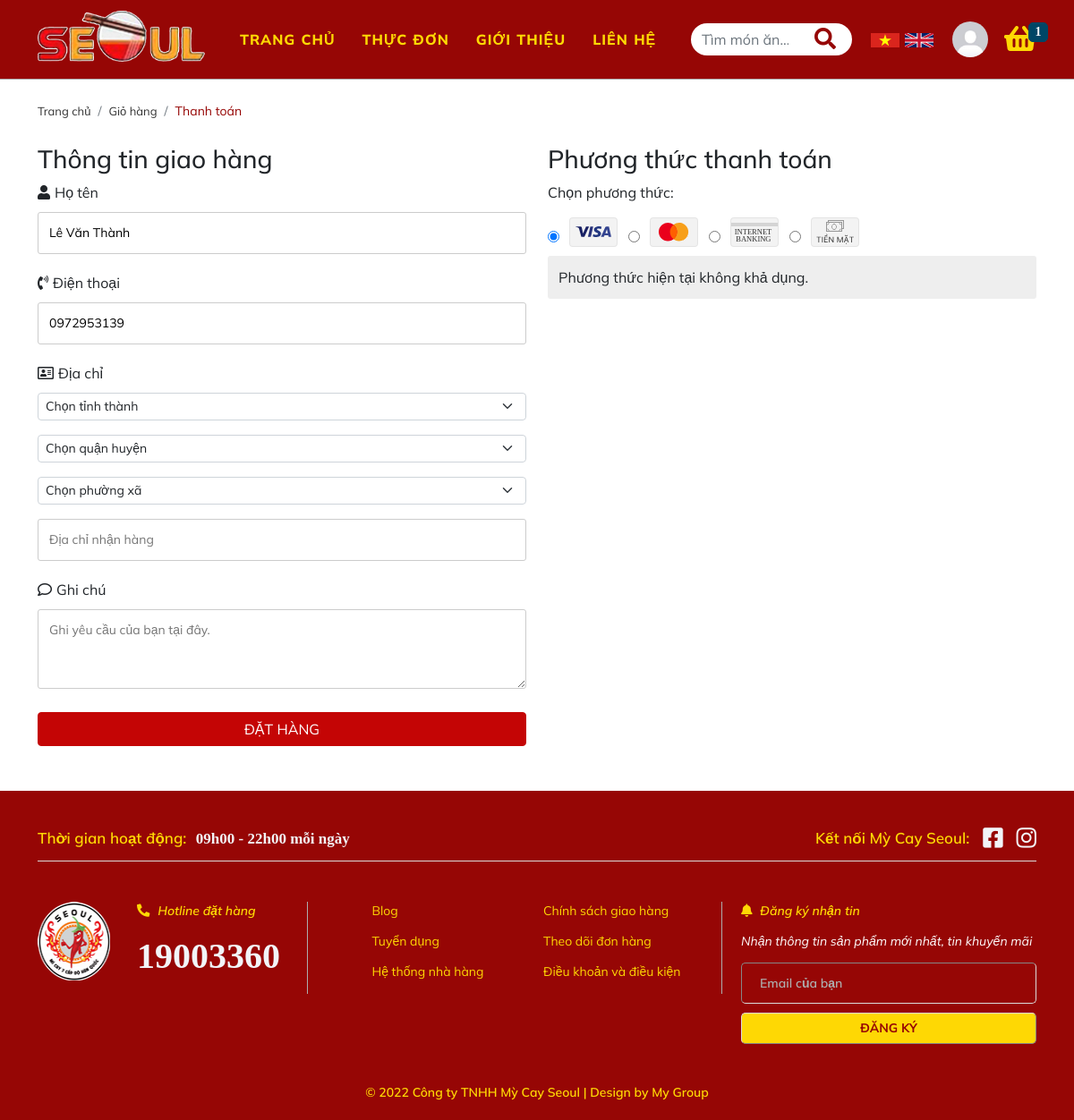
/index.php?quanly=payment (signed in), run on the app's committed database.
### tables this page shows
CREATE TABLE `user` (
  `id` int(11) NOT NULL,
  `avatar` varchar(500) NOT NULL DEFAULT 'avatar.jpg',
  `fullname` varchar(50) DEFAULT NULL,
  `email` varchar(150) NOT NULL,
  `phone` varchar(20) NOT NULL,
  `address` varchar(200) NOT NULL,
  `city` int(11) NOT NULL,
  `username` varchar(50) NOT NULL,
  `password` varchar(50) NOT NULL,
  `cart` text DEFAULT NULL,
  `is_block` tinyint(4) DEFAULT 1
);

### pages/payment.php (the view, shortened to what this page needs)
<link rel="stylesheet" href="./css/payment.css">
<section class="breadcrumb_section container">
    <nav aria-label="breadcrumb">
        <ol class="breadcrumb">
            <li class="breadcrumb-item"><a href="./index.php">Trang chủ</a></li>
            <li class="breadcrumb-item"><a href="./index.php?quanly=cart">Giỏ hàng</a></li>
            <li class="breadcrumb-item active" aria-current="page">Thanh toán</li>
        </ol>
    </nav>
</section>
<section class="payment container">
    <form class="payment--form" method="post" action="./pages/Handle/payment_handle.php" id="payment_form">
        <div class="payment__content row">
            <div class="payment__content__left col-6">
                <h3>Thông tin giao hàng</h3>
                <?php
                $id_customer = $_SESSION['id_customer'];
                $sql = "SELECT * FROM user WHERE id='" . $id_customer . "' LIMIT 1";
                $row = mysqli_query($mysqli, $sql);
                $row_data = mysqli_fetch_array($row);
                ?>
                <label for="payment__receiver"><i class="fas fa-user"></i>Họ tên</label>
                <input type="text" id="payment__receiver" required placeholder="Tên người nhận hàng" value="<?php echo $row_data['fullname'] ?>" name="customer_name">
                <label for="payment--phone"><i class="fas fa-phone-volume"></i>Điện thoại</label>
                <input type="tel" name="customer_phone" id="payment--phone" required pattern="(84|0[3|5|7|8|9])+([0-9]{8})\b" placeholder="Số điện thoại người nhận hàng" value="<?php echo $row_data['phone'] ?>">
                <label for="payment--adr"><i class="far fa-address-card"></i></i>Địa chỉ</label>
                <div>
                    <select class="form-select form-select-sm mb-3" id="city" aria-label=".form-select-sm" name="customer_city" required>
                        <option value="" selected>Chọn tỉnh thành</option>
                    </select>
                    <select class="form-select form-select-sm mb-3" id="district" aria-label=".form-select-sm" name="customer_district" required>
                        <option value="" selected>Chọn quận huyện</option>
                    </select>
                    <select class="form-select form-select-sm mb-3" id="ward" aria-label=".form-select-sm" name="customer_ward" required>
                        <option value="" selected>Chọn phường xã</option>
                    </select>
                    <input type="text" id="payment--adr" required placeholder="Địa chỉ nhận hàng" name="custome_address">
                </div>
                <label for="payment--note"><i class="far fa-comment"></i></i>Ghi chú</label>
                <textarea type="text" name="customer_note" id="payment--note" rows="3" placeholder="Ghi yêu cầu của bạn tại đây."></textarea>
                <button type="submit" class="payment--button" name="payment_button">
                    Đặt hàng
                </button>
            </div>
            <div class="payment__content__right col-6">
                <h3>Phương thức thanh toán</h3>
                <label>Chọn phương thức:</label>
                <div class="btn-group" id="payment__method" role="group" aria-label="Basic radio toggle button group">
                    <input type="radio" name="btnradio" id="btnradio1" autocomplete="off" checked value="visa">
                    <label class="btn active" for="btnradio1"><img src="./img/cart_payment_1.svg" alt="Hình thức thanh toán"></label>
                    <div class="payment__method--visa payment__method">
                        <p>Phương thức hiện tại không khả dụng.</p>
                    </div>
                    <input type="radio" class="" name="btnradio" id="btnradio2" autocomplete="off" value="mastercard">
                    <label class="btn " for="btnradio2"><img src="./img/cart_payment_2.svg" alt="Hình thức thanh toán"></label>
                    <input type="radio" class="" name="btnradio" id="btnradio3" autocomplete="off" value="bank">
                    <label class="btn " for="btnradio3"><img src="./img/cart_payment_3.svg" alt="Hình thức thanh toán"></label>
                    <input type="radio" class="" name="btnradio" id="btnradio4" autocomplete="off" value="cash">
                    <label class="btn " for="btnradio4"><img src="./img/cart_payment_4.svg" alt="Hình thức thanh toán"></label>
                </div>
            </div>
        </div>
    </form>
</section>

### pages/header.php (shortened to what this page needs)
<header>
    <div class="header__content container-xl ">
        <div class="header__logo">
            <div class="logo">
                <a href="index.php"><img src="./img/img_index/Tenthuonghieu 182x58 .png" alt="logo"></a>
            </div>
        </div>
        <nav class="header__menu">
            <ul class="menu menu-1" id="mainNav">
                <li class=" <?php if ($_GET['quanly'] == '') echo 'active' ?>"><a href="index.php">TRANG CHỦ</a></li>
                <li class=" <?php if ($_GET['quanly'] == 'thucdon' || $_GET['quanly'] == 'sanpham') echo 'active' ?>"><a href="index.php?quanly=thucdon&id=0">THỰC ĐƠN</a></li>
                <li class=" <?php if ($_GET['quanly'] == 'gioithieu') echo 'active' ?>"><a href="index.php?quanly=gioithieu">GIỚI THIỆU</a></li>
                <li class=" <?php if ($_GET['quanly'] == 'lienhe') echo 'active' ?>"><a href="index.php?quanly=lienhe">LIÊN HỆ</a></li>
            </ul>
        </nav>
        <div class="header__tool d-flex align-items-center ">
            <form class="input-group" action="./index.php?quanly=search" method="post">
                <input type="text" class="form-control" placeholder="Tìm món ăn..." aria-label="Recipient's username" aria-describedby="button-addon2" name="search">
                <button type="submit" id="button-addon2" class="header__search--button "><i class="fas fa-search"></i></button>
            </form>
            <div class="header__flag " data-bs-toggle="modal" data-bs-target="#notifyModal">
                <div class="flag-item1 ">
                    <a href="#">
                        <img src="./img/img_index/flag-vn.png" alt="flag_VN">
                    </a>
                </div>
                <div class="flag-item2 ">
                    <a href="#">
                        <img src="./img/img_index/flag-en.png" alt="flag_EN">
                    </a>
                </div>
            </div>
            <div class="header__icon">
                <div class="icon">
                    <?php
                    if (isset($_SESSION['username'])) {
                        $sql = "SELECT * FROM user WHERE id = '$_SESSION[id_customer]' LIMIT 1";
                        $row = mysqli_query($mysqli, $sql);
                        $row_user = mysqli_fetch_assoc($row);
                    ?>
                        <div class="account">
                            <img src="./Admin/img/user_avatar/<?php echo $row_user['avatar'] ?>" alt="">
                        </div>
                        <a href="./index.php?quanly=cart">
                            <i class="fa fa-shopping-basket basket">
                                <span class="notify-cart"><?php $i = 0;
                                                            if (isset($_SESSION['cart_seoul']))
                                                                foreach ($_SESSION['cart_seoul'] as $cart_item)
                                                                    $i++;
                                                            echo $i ?></span>
                            </i>
                        </a>
                    <?php
                    }
                    ?>
                </div>
            </div>
        </div>
    </div>
</header>

### css/index.css (style rules this page uses)
* { box-sizing: border-box; margin: 0; padding: 0; }
html { scroll-behavior: smooth; }
body { font-family: 'Mulish', sans-serif; background-color: #fff; overflow-x: hidden; font-size: 14px; }
ul, p { margin: 0; padding: 0; }
header { background-color: #960605; width: 100%; z-index: 100; border-bottom: 1px solid #adadad; }
.header__logo { padding-top: 12px; }
.header__flag { margin: 0pc; }
.header__content { display: flex; justify-content: center; padding-bottom: 5px; height: 88px; padding: 0; }
.header__menu .menu { height: 100%; display: flex; align-items: center; font-size: 16px; }
.header__tool .input-group { background-color: #fff; border-radius: 20px; max-width: 180px; margin-right: 18px; }
.header__tool .input-group input { border: none; background-color: transparent; box-shadow: none; width: 121px; }
.header__search--button { margin: 0; background-color: transparent; border: none; }
.header__search--button .fa-search { font-size: 1.5rem; color: #960605; padding: 0 18px; }
.header__flag { width: 130px; display: flex; justify-content: flex-end; align-items: center; }
.header__flag img { margin: 0 3px; }
.logo img { height: 57px; width: 100%; display: block; }
.header__icon { max-width: 100%; min-width: 150px; max-height: 100%; }
.header__icon .icon { position: relative; display: flex; align-items: center; justify-content: flex-end; width: 100%; height: 100%; }
.header__icon .icon>a>i { font-size: 2rem; color: #fed804; padding: 0 0 0 18px; transition: all .1s; }
.header__icon .icon .account img { height: 40px; width: 40px; border-radius: 50%; margin: 0 0 0 18px; cursor: pointer; }
.header__icon .icon .basket { position: relative; }
.header__icon .icon .basket .notify-cart { position: absolute; display: flex; z-index: 10; justify-content: center; align-items: center; top: -2px; left: 45px; font-size: 14px; border: 1px solid #004666; width: 22px; height: 22px; border-radius: 5px; background-color: #004666; color: #f2f4f8; font-family: 'Circular Std'; }
.header__content ul { list-style: none; }
.header__content ul li { display: inline-flex; font-weight: 800; padding: 0 40px; word-spacing: 0.8px; }
.header__content ul li a { text-decoration: none; color: #fed804; letter-spacing: 1px; }
.container { margin: 0 auto; }
@media (min-width: 1200px) { .header__content { padding: 0 12px; justify-content: space-between; } }
@media (min-width: 1200px) { .header__content ul li { padding: 0 30px 0 0; } }
@media (min-width: 1200px) { .header__content ul li:last-child { padding: 0; } }
@media (min-width: 1200px) { .header__flag { width: max-content; } }
@media (min-width: 1200px) { .header__icon { min-width: min-content; } }

### css/payment.css (style rules this page uses)
h3, h4, h5, h6 { margin-bottom: 0.5rem; font-weight: 500; line-height: 1.2; }
.breadcrumb_section .breadcrumb { margin-top: 15px; padding: 10px 0; }
.breadcrumb_section .breadcrumb .breadcrumb-item a { text-decoration: none; color: #333; font-size: 13px; }
.breadcrumb_section .breadcrumb .breadcrumb-item.active { color: #960605; }
.payment__content__left label ,.payment__content__right label { margin-bottom: 10px; display: block; font-size: 1rem; font-weight: 400; line-height: 1.5; }
.payment__content__left label i { margin-right: 5px; }
.payment__content__left input[type=text],.payment__content__left input[type=tel] { width: 100%; margin-bottom: 20px; padding: 12px; border: 1px solid #ccc; border-radius: 3px; }
.payment__content__left textarea { width: 100%; margin-bottom: 20px; padding: 12px; border: 1px solid #ccc; border-radius: 3px; }
.payment__content__left .payment--button { display: block; padding: 8px 28px; line-height: normal; border: 1px solid #c40505; text-transform: uppercase; font-size: 16px; text-align: center; font-weight: 400; font-style: normal; background-color: #c40505; color: #fff; border-radius: 4px; width: 100%; }
.payment__content__right { position: relative; }
#payment__method { position: unset; }
#payment__method .btn { border: none; }
#payment__method .payment__method { width: 100%; position: absolute; top: 125px; left: 0; padding: 0 12px; }
#payment__method .payment__method p { background-color: #EEEEEE; padding: 12px; border-radius: 3px; font-size: 1rem; }

### data on the page
user: avatar (placeholder picture), customer_name "Lê Văn Thành", customer_phone "0972953139"

### other printed values
$i "1"
